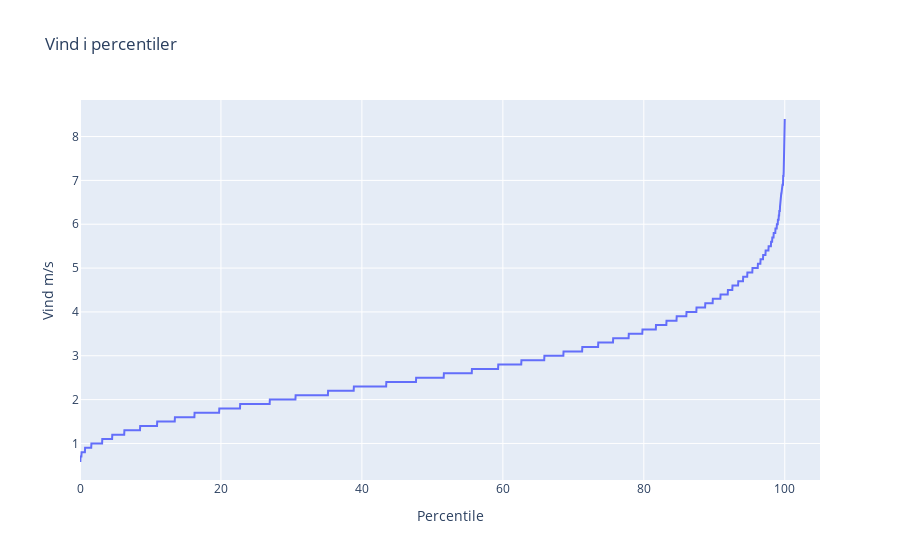

This figure's notebook cell:
### Markdown cell above
# Vind
### Vind gjennom percentiler
Denne koden visualiserer fordelingen av middelvind i form av en percentilkurve. Ved å sortere vindhastighetene og plassere dem langs en skala fra 0 til 100 prosent, får vi et tydelig bilde av hvordan vindverdiene fordeler seg. Grafen gjør det enkelt å identifisere hvor store deler av datagrunnlaget som ligger under bestemte vindnivåer – for eksempel kan man se hvilken vindstyrke som representerer 90. percentil. Siden percentilkurven for hvert år var omtrent like, bestemte vi å lage en percentilkurve for hele vindkolonnen for å gi en god oversikt på gjennomsnitten

### Code cell
dv.wind_precentiles()

### Figure 1 — Plotly figure (JSON) as saved in the notebook; plotly's stock layout.template omitted (floating-point values rounded to 4 significant figures; data arrays with more than 128 entries replaced by an {"elided": "..."} marker saying what was removed)
{"data": [{"line": {"dash": "solid", "width": 2}, "mode": "lines", "name": "Percentile", "type": "scatter", "x": {"elided": "4018 float values"}, "y": {"elided": "4018 float values"}}], "layout": {"legend": {"x": 0.7, "y": 0.9}, "showlegend": false, "title": {"text": "Vind i percentiler"}, "xaxis": {"range": [0, 105], "title": {"text": "Percentile"}}, "yaxis": {"title": {"text": "Vind m/s"}}}}
